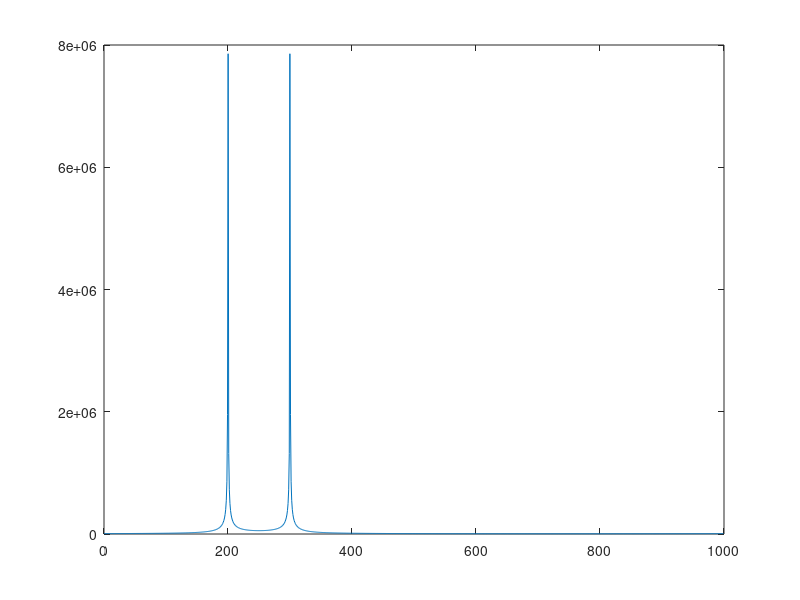
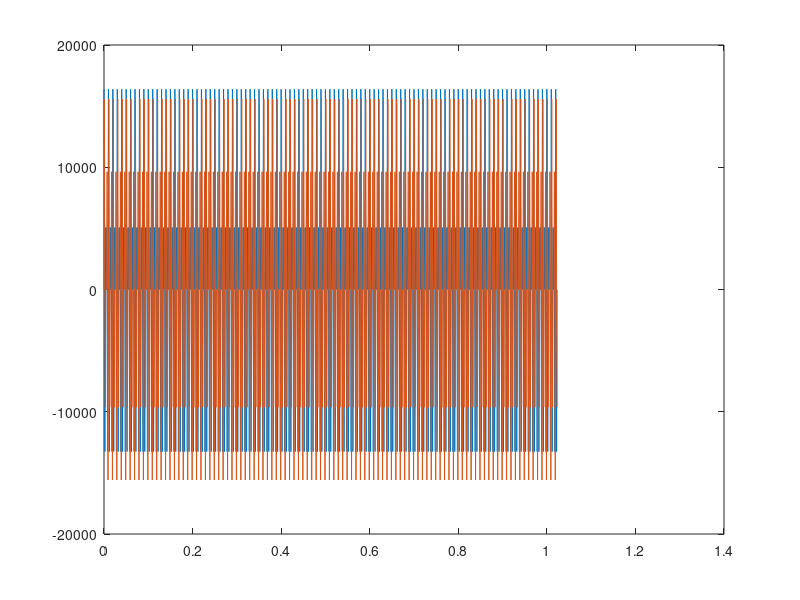

MATLAB code for these plots, in order:
% This script creates in.txt file
% in.txt contains data for modelsim simulation

%% clear workspace
clc; clear all; close all;

%% set parameters
Fs = 1000;
T = 1/Fs;
L = 1024; 
A = 8192;

%% create signal
t = (0:L-1)*T;

Ss = floor(A * sin(2*pi*200*t)) + floor(A * sin(2*pi*300*t));
Sc = floor(A * cos(2*pi*200*t)) + floor(A * cos(2*pi*300*t));

%% write signal to file
fid = fopen(".\in.txt", "w");

for i = 1:L
    fprintf(fid, "%d\n", Sc(i));
    fprintf(fid, "%d", Ss(i));
    if i ~= L
        fprintf(fid, "\n");
    end
end

fclose(fid);

%% show graphics
f = Fs*(0:L-1)/L;
Y = abs(fft(complex(Sc, Ss)));

figure
plot(f, Y)

figure
plot(t, Sc)
hold on;
plot(t, Ss)
